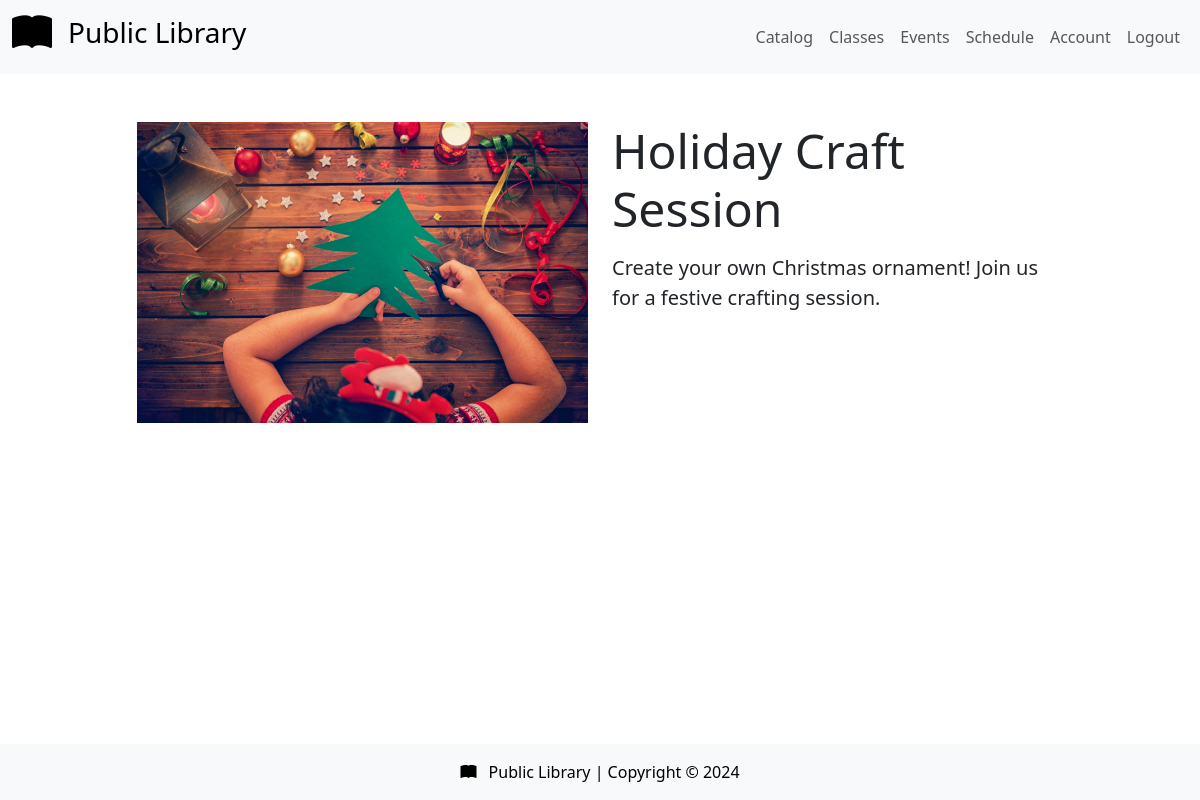
Screenshot of /views/pages/view-event.php?eventId=1 (signed in) with the database file from the repository.
### tables this page shows
CREATE TABLE LIB_EVENT (
    EventID TINYINT AUTO_INCREMENT PRIMARY KEY,
    Title VARCHAR(255) NOT NULL,
    Description TEXT NOT NULL,
    ImagePath VARCHAR(255)
);

### helpers.php (called while the page is built, shortened)
<?php
function prepSanitaryData($conn, $string) {
    $trimmed = trim($string);
    return $trimmed;
}

### views/pages/view-event.php (the view, shortened to what this page needs)
<?php include_once '../partials/head.php'; ?>
<?php include_once '../partials/navbar.php'; ?>
<main>
    <div class="container mt-5">
        <div class="row justify-content-center">
            <?php
                require_once '../../config/dbauth.php';
                require_once '../../helpers.php';
                $conn = connect();
                $eventId = prepSanitaryData($conn, $_GET['eventId']);
                $queryFramework = <<<_END
                    SELECT *
                    FROM LIB_EVENT le
                    WHERE le.EventID = ?
                _END;
                $queryStmt = $conn->prepare($queryFramework);
                $queryStmt->bind_param("i", $eventId);
                $queryStmt->execute();
                $result = $queryStmt->get_result();
                $result->data_seek(0);
                $row = $result->fetch_array(MYSQLI_ASSOC);
                $eventImg = ($row['ImagePath'] ?? 'ImageDirectory/default-image.jpg');
                echo <<<_END
                    <div class="col-10 col-md-6 col-xl-5">
                        <img class="img-fluid" src='../../$eventImg' alt="">
                    </div>
                    <div class="col-12 col-md-6 col-xl-5 mt-3 mt-md-0 d-flex flex-column justify-content-center">
                        <div>
                            <h1 class="display-5 mb-3">$row[Title]</h1>
                            <div style="height:13rem">
                                <p class="lead text-truncate-multiline">$row[Description]</p>
                            </div>
                        </div>
                _END;
                echo '</div>';
            ?>
        </div>
    </div>
</main>
<?php include_once '../partials/footer.php'; ?>

### styles.css (style rules this page uses)
.text-truncate-multiline { display: -webkit-box; -webkit-box-orient: vertical; overflow: hidden; text-overflow: ellipsis; -webkit-line-clamp: 6; height: calc(1.5em * 6); }

### rows the page displays
lib_event: ImagePath (picture), Title "Holiday Craft Session", Description "Create your own Christmas ornament! Join us for a festive crafting session."

### other values shown
$authLang "Logout"
